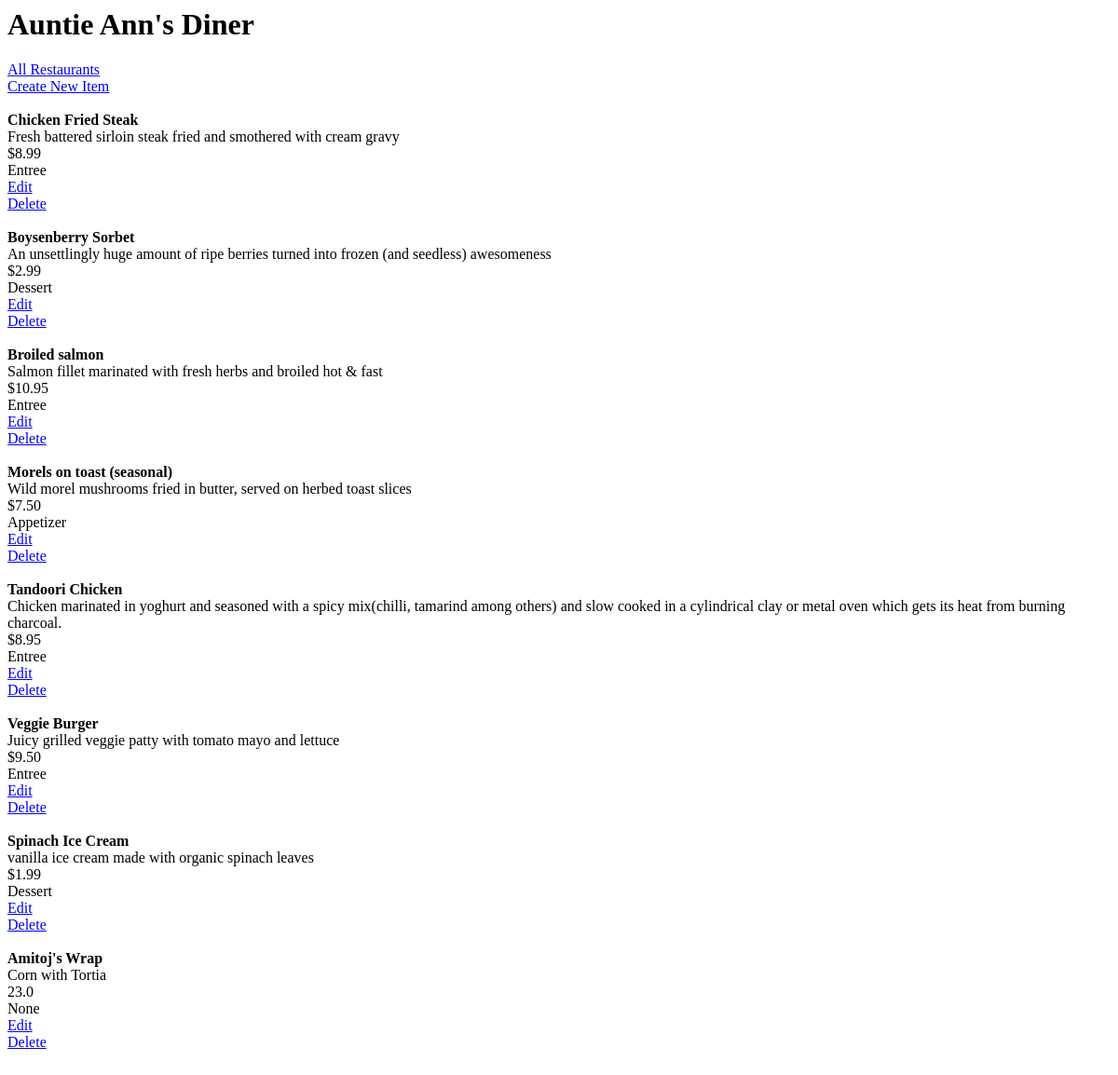
/restaurant/7/menu, run on the app's committed database.
### database_setup.py (models this page shows, shortened)
class Restaurant(Base):
	__tablename__ = 'restaurant'
	name = Column(String(80), nullable = False)
	id = Column(Integer, primary_key = True)

class MenuItem(Base):
	__tablename__ = 'menu_item'
	name = Column(String(80), nullable = False)
	id = Column(Integer, primary_key = True)
	course = Column(String(259))
	description = Column(String(250))
	price = Column(String(8))
	restaurant_id = Column(Integer, ForeignKey('restaurant.id'))
	restaurant = relationship(Restaurant)

### finalproject.py (the view)
@app.route('/restaurant/<int:restaurant_id>')
@app.route('/restaurant/<int:restaurant_id>/menu')
def showMenu(restaurant_id):
	restaurant = session.query(Restaurant).filter_by(id=restaurant_id).one()
	items = session.query(MenuItem).filter_by(restaurant_id=restaurant_id).all()
	return render_template('menu.html',items = items, restaurant=restaurant)

### templates/menu.html (shortened to what this page needs)
<html>
	<head>
		<link rel=stylesheet type=text/css href="{{ url_for('static', filename='styles.css') }}">
	</head>
	<body>
		<h1>{{restaurant.name}}</h1>
		<a href="{{url_for('showRestaurants')}}">All Restaurants</a></br>
		<a href = "{{url_for('newMenuItem', restaurant_id = restaurant.id) }}">Create New Item</a>
		{% for i in items %}
			<div>
				<b>{{i.name}}</b></br>
				{{i.description}}</br>
				{{i.price}}</br>
				{{i.course}}</br>
				<a href="{{ url_for('editMenuItem', restaurant_id = restaurant.id, menu_id = i.id) }}">Edit</a></br>
				<a href="{{ url_for('deleteMenuItem', restaurant_id = restaurant.id, menu_id = i.id) }}">Delete</a></br>
			</div>
		{% endfor %}
	</body>
</html>

### data on the page
Restaurant: name "Auntie Ann's Diner"
MenuItem: name "Chicken Fried Steak", description "Fresh battered sirloin steak fried and smothered with cream gravy", price "$8.99", course "Entree"
MenuItem: name "Boysenberry Sorbet", description "An unsettlingly huge amount of ripe berries turned into frozen (and seedless) awesomeness", price "$2.99", course "Dessert"
MenuItem: name "Broiled salmon", description "Salmon fillet marinated with fresh herbs and broiled hot & fast", price "$10.95", course "Entree"
MenuItem: name "Morels on toast (seasonal)", description "Wild morel mushrooms fried in butter, served on herbed toast slices", price "$7.50", course "Appetizer"
MenuItem: name "Tandoori Chicken", description "Chicken marinated in yoghurt and seasoned with a spicy mix(chilli, tamarind among others) and slow cooked in a cylindrical clay or metal oven which gets its heat from burning charcoal.", price "$8.95", course "Entree"
MenuItem: name "Veggie Burger", description "Juicy grilled veggie patty with tomato mayo and lettuce", price "$9.50", course "Entree"
MenuItem: name "Spinach Ice Cream", description "vanilla ice cream made with organic spinach leaves", price "$1.99", course "Dessert"
MenuItem: name "Amitoj's Wrap", description "Corn with Tortia", price "23.0", course "None"
